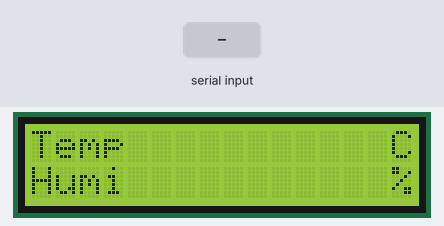
This sketch was run on a simulated ESP8266 (NodeMCU). Parts: 16×2 character LCD. The inputs (shaded band) are chosen by the test bench.

Above: at 1.2 s.
1.3 s: "H90_" received over the second serial link
At 1.9 s:
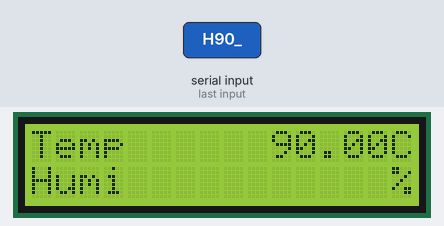
3.1 s: "H,45_" received over the second serial link
At 4.6 s:
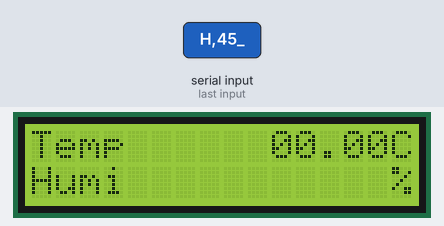
Timing chart, 0 to 6.1 s (numbered marks = the images above; inputs shaded):
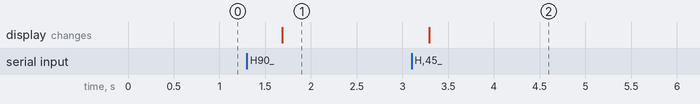

The sketch:

8-2_Node.ino
```cpp
#include <LiquidCrystal_I2C.h>
#include <SoftwareSerial.h>
#include <Wire.h>
LiquidCrystal_I2C lcd(0x27, 16, 2);
SoftwareSerial Node(D5, D6);
unsigned long Ttime = 0;
unsigned long Htime = 0;
void setup() {
  // put your setup code here, to run once:
  Serial.begin(9600);
  Node.begin(9600);
  lcd.init();
  lcd.backlight();
  lcd.setCursor(0, 0); lcd.print("Temp");
  lcd.setCursor(0, 1); lcd.print("Humi");
  lcd.setCursor(15, 0); lcd.print("C");
  lcd.setCursor(15, 1); lcd.print("%");
}

String READ(){
  if(Node.available() > 0) {
    char data = Node.read();
    if(data == 'H') {
      String x = Node.readStringUntil('_');
      return x;
    }

    if(data == 'T') {
      String x = Node.readStringUntil('_');
      return x;
    }
  }
  return String(-1);
}


void latchData(float data, int row){
  if(data >= 0 && data < 10) {lcd.setCursor(9, row); lcd.print(" 0");
  lcd.setCursor(11, row); lcd.print(data);}

  else if(data >= 10 && data < 100) {lcd.setCursor(19, row); lcd.print(" ");
  lcd.setCursor(10, row); lcd.print(data);}

  else if(data >= 100) lcd.setCursor(9, row);
  else{};
}


void loop() {
  // put your main code here, to run repeatedly:
  float a;
  Node.print('h');
  a = READ().toFloat();
  if(a != -1){
    latchData(a, 0);
  }delay(400);

  Node.print('t');
  a = READ().toFloat();
  if(a != -1){
    latchData(a, 1);
  }delay(400);
}
```

Measured:
- after the input at 1.3 s, the display: changes after 0.38 s (image 1)
- after the input at 3.1 s, the display: changes after 0.19 s (image 2)
